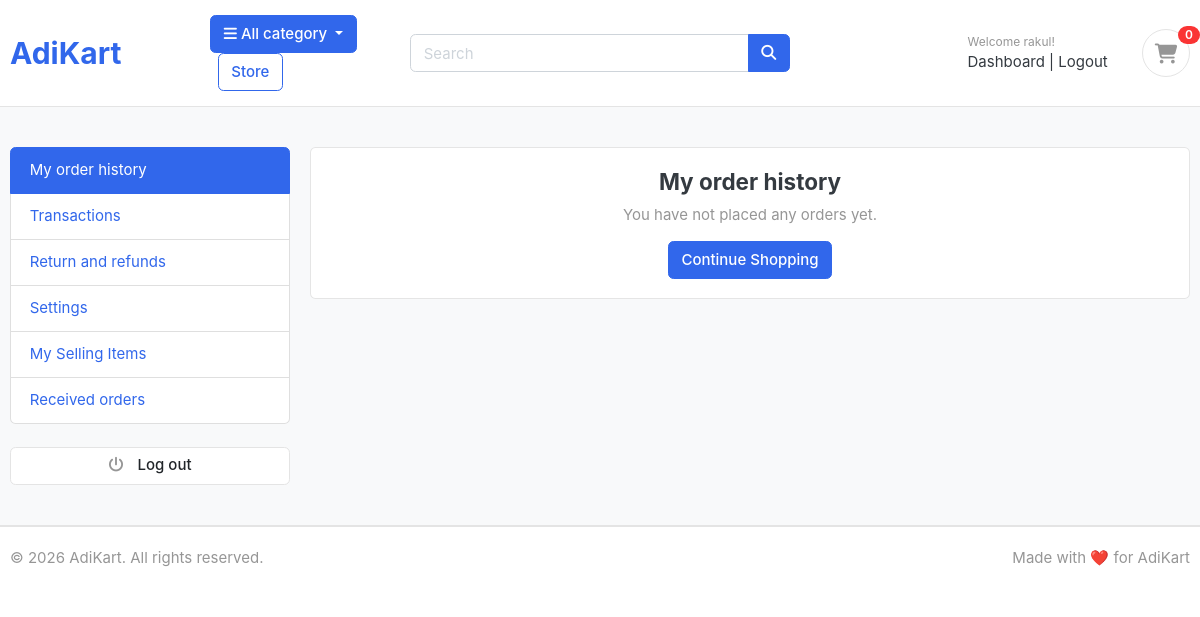
Page /accounts/dashboard/ (signed in) on the earlier database version.
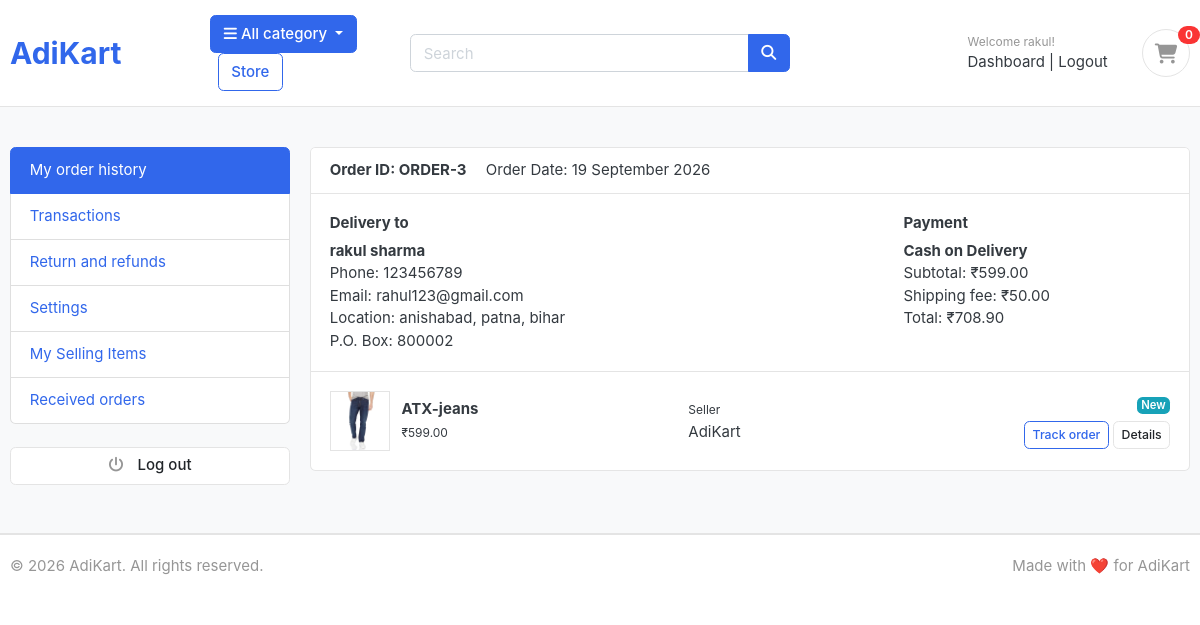
Same page on the later database version.
### accounts/models.py (models this page shows, shortened)
class Account(AbstractBaseUser):
    first_name = models.CharField(max_length=50)
    last_name = models.CharField(max_length=50)
    username = models.CharField(max_length=50, unique=True)
    email = models.EmailField(max_length=100, unique=True)
    phone_number = models.CharField(max_length=50)
    date_joined = models.DateTimeField(auto_now_add=True)
    last_login = models.DateTimeField(auto_now_add=True)
    is_admin = models.BooleanField(default=False)
    is_staff = models.BooleanField(default=False)
    is_active = models.BooleanField(default=False)
    is_superadmin = models.BooleanField(default=False)
    USERNAME_FIELD = 'email'
    REQUIRED_FIELDS = ['username', 'first_name', 'last_name']
    objects = MyAccountManager()

### orders/models.py (models this page shows, shortened)
class Order(models.Model):
    STATUS = (
        ('New', 'New'),
        ('Accepted', 'Accepted'),
        ('Completed', 'Completed'),
        ('Cancelled', 'Cancelled'),
    )
    user = models.ForeignKey(Account, on_delete=models.SET_NULL, null=True)
    first_name = models.CharField(max_length=50)
    last_name = models.CharField(max_length=50)
    phone = models.CharField(max_length=15)
    email = models.EmailField()
    address = models.CharField(max_length=255)
    city = models.CharField(max_length=50)
    state = models.CharField(max_length=50)
    pincode = models.CharField(max_length=10)
    order_total = models.DecimalField(
        max_digits=10,
        decimal_places=2
    )
    tax = models.DecimalField(
        max_digits=10,
        decimal_places=2
    )
    shipping_fee = models.DecimalField(
        max_digits=10,
        decimal_places=2
    )
    grand_total = models.DecimalField(
        max_digits=10,
        decimal_places=2
    )
    payment_method = models.CharField(max_length=50)
    status = models.CharField(
        max_length=20,
        choices=STATUS,
        default='New'
    )
    created_at = models.DateTimeField(auto_now_add=True)
    updated_at = models.DateTimeField(auto_now=True)
    @property
    def order_number(self):
        return f"ORDER-{self.id}"

class OrderProduct(models.Model):
    order = models.ForeignKey(
        Order,
        on_delete=models.CASCADE
    )
    user = models.ForeignKey(
        Account,
        on_delete=models.CASCADE
    )
    product = models.ForeignKey(
        product,
        on_delete=models.CASCADE
    )
    quantity = models.IntegerField()
    product_price = models.DecimalField(
        max_digits=10,
        decimal_places=2
    )
    color = models.CharField(
        max_length=50,
        blank=True
    )
    size = models.CharField(
        max_length=50,
        blank=True
    )
    created_at = models.DateTimeField(
        auto_now_add=True
    )

### store/models.py (models this page shows, shortened)
class product(models.Model):
    product_name=models.CharField(max_length=200, unique=True)
    slug=models.SlugField(max_length=200, unique=True)
    description=models.TextField(max_length=500, blank=True)
    price=models.IntegerField()
    images=models.ImageField(upload_to='photos/products')
    is_available=models.BooleanField(default=True)
    category=models.ForeignKey(Category, on_delete=models.CASCADE)
    created_date=models.DateTimeField(auto_now_add=True)
    modified_date=models.DateTimeField(auto_now=True)

### accounts/views.py (the view)
# urls.py: path('dashboard/', views.dashboard, name='dashboard'),
@login_required
def dashboard(request):
    from orders.models import Order
    orders = Order.objects.filter(
        user=request.user
    ).order_by('-created_at')
    return render(request, 'accounts/dashboard.html', {
        'orders': orders,
    })

### templates/accounts/dashboard.html
{% extends "base.html" %}
{% block content %}
<section class="section-conten padding-y bg">
    <div class="container">
        <div class="row">
            <aside class="col-md-3">
                <ul class="list-group">
                    <a class="list-group-item active" href="{% url 'dashboard' %}">
                        My order history
                    </a>
                    <a class="list-group-item" href="#">
                        Transactions
                    </a>
                    <a class="list-group-item" href="#">
                        Return and refunds
                    </a>
                    <a class="list-group-item" href="#">
                        Settings
                    </a>
                    <a class="list-group-item" href="#">
                        My Selling Items
                    </a>
                    <a class="list-group-item" href="#">
                        Received orders
                    </a>
                </ul>
                <br>
                <a class="btn btn-light btn-block" href="{% url 'logout' %}">
                    <i class="fa fa-power-off"></i>
                    <span class="text">Log out</span>
                </a>
            </aside>
            <main class="col-md-9">
                {% if orders %}
                    {% for order in orders %}
                    <article class="card mb-4">
                        <header class="card-header">
                            <strong class="d-inline-block mr-3">
                                Order ID: {{ order.order_number }}
                            </strong>
                            <span>
                                Order Date: {{ order.created_at|date:"d F Y" }}
                            </span>
                        </header>
                        <div class="card-body">
                            <div class="row">
                                <div class="col-md-8">
                                    <h6>Delivery to</h6>
                                    <p>
                                        <strong>
                                            {{ order.first_name }}
                                            {{ order.last_name }}
                                        </strong>
                                        <br>
                                        Phone: {{ order.phone }}
                                        <br>
                                        Email: {{ order.email }}
                                        <br>
                                        Location:
                                        {{ order.address }},
                                        {{ order.city }},
                                        {{ order.state }}
                                        <br>
                                        P.O. Box: {{ order.pincode }}
                                    </p>
                                </div>
                                <div class="col-md-4">
                                    <h6>Payment</h6>
                                    <p>
                                        <strong>
                                            {{ order.payment_method }}
                                        </strong>
                                        <br>
                                        Subtotal: ₹{{ order.order_total }}
                                        <br>
                                        Shipping fee: ₹{{ order.shipping_fee }}
                                        <br>
                                        Total: ₹{{ order.grand_total }}
                                    </p>
                                </div>
                            </div>
                        </div>
                        {% for item in order.orderproduct_set.all %}
                        <div class="card-body border-top">
                            <div class="row align-items-center">
                                <div class="col-md-1">
                                    {% if item.product.images %}
                                    <img src="{{ item.product.images.url }}"
                                         class="img-xs border"
                                         style="width:60px;height:60px;object-fit:cover;">
                                    {% endif %}
                                </div>
                                <div class="col-md-4">
                                    <p class="mb-0">
                                        <strong>
                                            {{ item.product.product_name }}
                                        </strong>
                                    </p>
                                    <small>
                                        ₹{{ item.product_price }}
                                    </small>
                                </div>
                                <div class="col-md-3">
                                    <small>Seller</small>
                                    <br>
                                    AdiKart
                                </div>
                                <div class="col-md-4 text-md-right">
                                    <span class="badge badge-info mb-2">
                                        {{ order.status }}
                                    </span>
                                    <br>
                                    <a href="#" class="btn btn-outline-primary btn-sm">
                                        Track order
                                    </a>
                                    <a href="#" class="btn btn-light btn-sm">
                                        Details
                                    </a>
                                </div>
                            </div>
                        </div>
                        {% endfor %}
                    </article>
                    {% endfor %}
                {% else %}
                    <article class="card">
                        <div class="card-body text-center">
                            <h4>My order history</h4>
                            <p class="text-muted">
                                You have not placed any orders yet.
                            </p>
                            <a href="{% url 'store' %}"
                               class="btn btn-primary">
                                Continue Shopping
                            </a>
                        </div>
                    </article>
                {% endif %}
            </main>
        </div>
    </div>
</section>
{% endblock %}

### templates/base.html (shortened to what this page needs)
{% load static %}
<!DOCTYPE HTML>
<html lang="en">
<head>
    <link rel="stylesheet" href="{% static 'css/bootstrap.css' %}">
    <link rel="stylesheet" href="{% static 'css/ui.css' %}">
    <link rel="stylesheet" href="{% static 'css/responsive.css' %}">
    <link rel="stylesheet"
          href="https://cdnjs.cloudflare.com/ajax/libs/font-awesome/6.5.1/css/all.min.css">
</head>
<body>
<header class="section-header">
    <section class="header-main border-bottom">
        <div class="container">
            <div class="row align-items-center">
                <div class="col-lg-2 col-md-3 col-6">
                    <a href="/" class="brand-wrap">
                        <h2 style="margin: 0; font-weight: bold;">
                            AdiKart
                        </h2>
                    </a>
                </div>
                <div class="col-lg col-md col-6">
                    <div class="category-wrap dropdown d-inline-block">
                        <button type="button"
                                class="btn btn-primary dropdown-toggle"
                                data-toggle="dropdown">
                            <i class="fa fa-bars"></i>
                            All category
                        </button>
                    </div>
                    <a href="{% url 'store' %}"
                       class="btn btn-outline-primary ml-2">
                        Store
                    </a>
                </div>
                <div class="col-lg-4 col-md-5 col-sm-12">
                    <form action="{% url 'store' %}"
                          class="search"
                          method="GET">
                        <div class="input-group w-100">
                            <input type="text"
                                   class="form-control"
                                   name="keyword"
                                   value="{{ keyword|default:'' }}"
                                   placeholder="Search">
                            <div class="input-group-append">
                                <button class="btn btn-primary"
                                        type="submit">
                                    <i class="fa fa-search"></i>
                                </button>
                            </div>
                        </div>
                    </form>
                </div>
                <div class="col-lg-4 col-md-5 col-12 order-lg-last">
                    <div class="widgets-wrap float-md-right">
                        <div class="widget-header mr-3">
                            <small class="title text-muted">
                                {% if user.is_authenticated %}
                                    Welcome {{ user.first_name }}!
                                {% else %}
                                    Welcome guest!
                                {% endif %}
                            </small>
                            <div>
                                {% if user.is_authenticated %}
                                    <a href="{% url 'dashboard' %}">
                                        Dashboard
                                    </a>
                                    <span class="dark-transp">
                                        |
                                    </span>
                                    <a href="{% url 'logout' %}">
                                        Logout
                                    </a>
                                {% endif %}
                            </div>
                        </div>
                        <a href="{% url 'cart' %}"
                           class="widget-header pl-3">
                            <div class="icon icon-sm rounded-circle border">
                                <i class="fa fa-shopping-cart"></i>
                            </div>
                            <span class="badge badge-pill badge-danger notify">
                                {{ cart_count }}
                            </span>
                        </a>
                    </div>
                </div>
            </div>
        </div>
    </section>
</header>
{% block content %}
{% endblock %}
<footer class="section-footer border-top">
    <div class="container">
        <section class="footer-bottom border-top row">
            <div class="col-md-6">
                <p class="text-muted">
                    © 2026 AdiKart. All rights reserved.
                </p>
            </div>
            <div class="col-md-6 text-md-right">
                <p class="text-muted">
                    Made with ❤️ for AdiKart
                </p>
            </div>
        </section>
    </div>
</footer>
</body>
</html>

Differences in the rows shown:
added Order: order_number "ORDER-3", created_at "19 September 2026", first_name "rakul", last_name "sharma", phone "123456789", email "rahul123@gmail.com", address "anishabad", city "patna", state "bihar", pincode "800002", payment_method "Cash on Delivery", order_total "599.00", shipping_fee "50.00", grand_total "708.90", status "New"
added OrderProduct: product.images (picture), product.product_name "ATX-jeans", product_price "599.00"
Other differences:
text no longer shown: "My order history You have not placed any orders yet. Continue Shopping"
